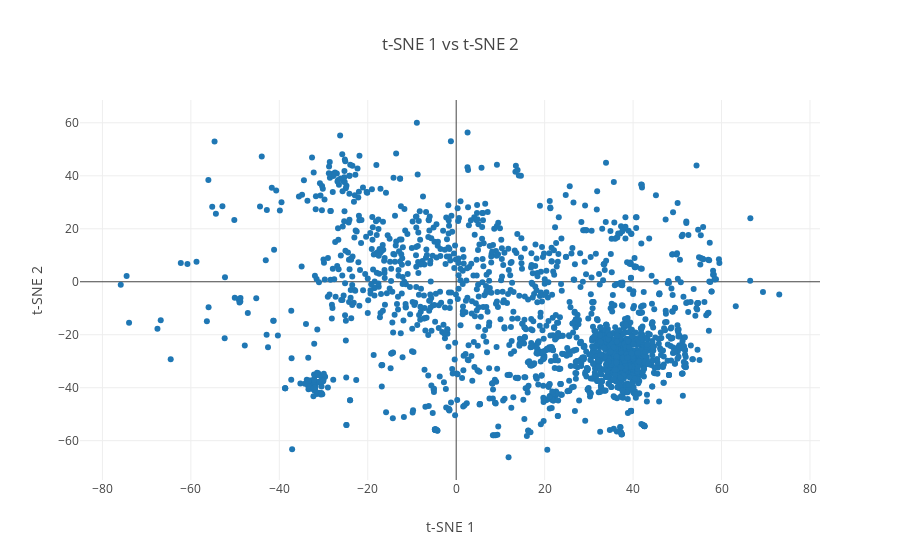

Notebook code for this chart:
### Code cell
import plotly.offline as py
import plotly.graph_objs as go
py.init_notebook_mode(connected=True)

#Get word list
word_list = []
for word, i in tokenizer.word_index.items():
    word_list.append(word)

## Plotting function
def plot_words(data, start, stop, step):
    trace = go.Scatter(
        x = data[start:stop:step,0], 
        y = data[start:stop:step, 1],
        mode = 'markers',
        text= word_list[start:stop:step]
    )
    layout = dict(title= 't-SNE 1 vs t-SNE 2',
                  yaxis = dict(title='t-SNE 2'),
                  xaxis = dict(title='t-SNE 1'),
                  hovermode= 'closest')
    fig = dict(data = [trace], layout= layout)
    py.iplot(fig)
    
plot_words(conv_tsne_embds, 0, 2000, 1)

### Figure 1 — Plotly figure (JSON) as saved in the notebook; plotly's stock layout.template omitted (floating-point values rounded to 4 significant figures; data arrays with more than 128 entries replaced by an {"elided": "..."} marker saying what was removed)
{"data": [{"mode": "markers", "text": {"elided": "2000 str values"}, "type": "scatter", "uid": "400b15fe-b60a-11e8-90e2-f9adfdbf03bb", "x": {"elided": "2000 float values"}, "y": {"elided": "2000 float values"}}], "layout": {"hovermode": "closest", "title": "t-SNE 1 vs t-SNE 2", "xaxis": {"title": "t-SNE 1"}, "yaxis": {"title": "t-SNE 2"}}}
